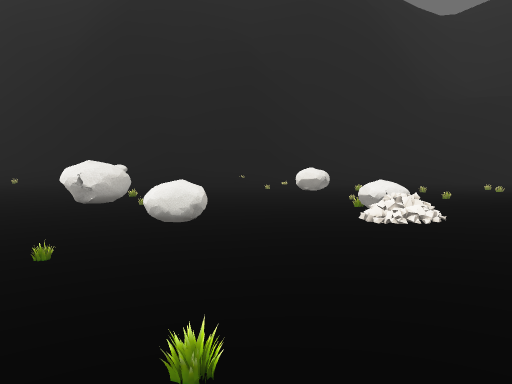
view 1 (above)

23 first-person views from a walk through a 3-D level made in the Godot game engine. The camera is 1.4 m above the floor, tilts 4° down and sees 70° across. The floor is counted in squares, 2 m on a side. Each view is taken from the middle of a square. On the plan, view 1 faces up. The plan holds only what a view shows up to about 11 squares ahead; the rest is blank. The place goes on beyond the plan. Some surface patterns are stand-ins.

view 2
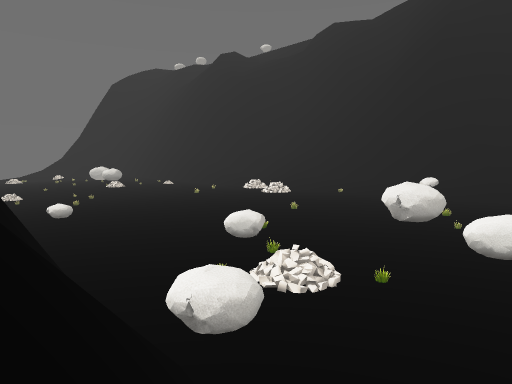

view 3
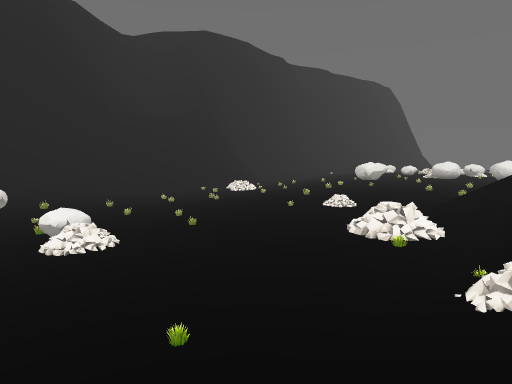

view 4
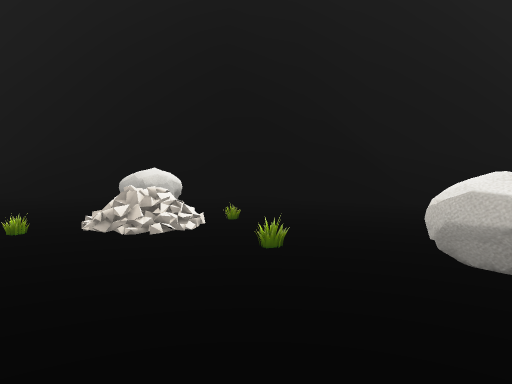

view 5
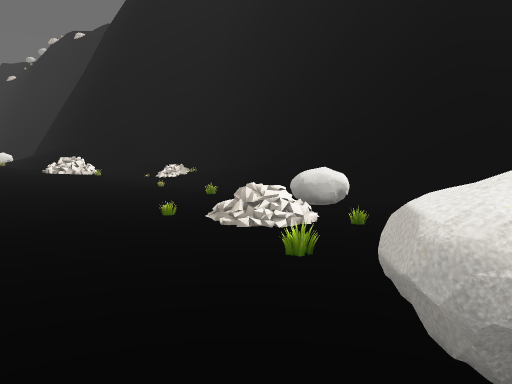

view 6
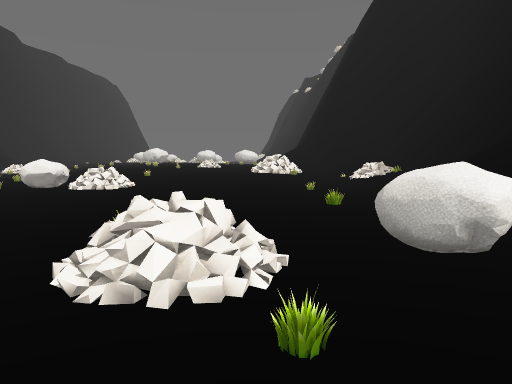

view 7
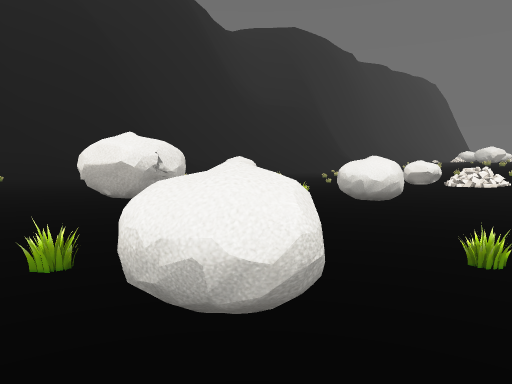

view 8
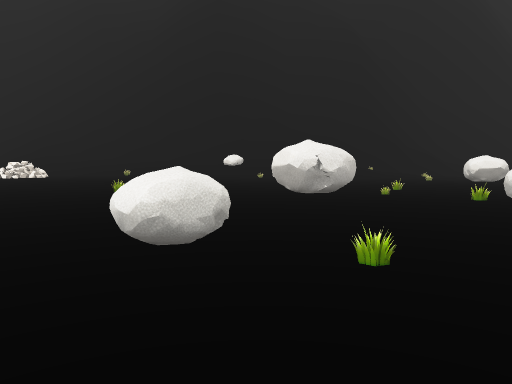

view 9
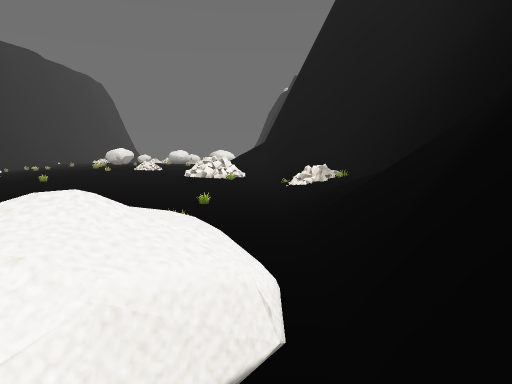

view 10
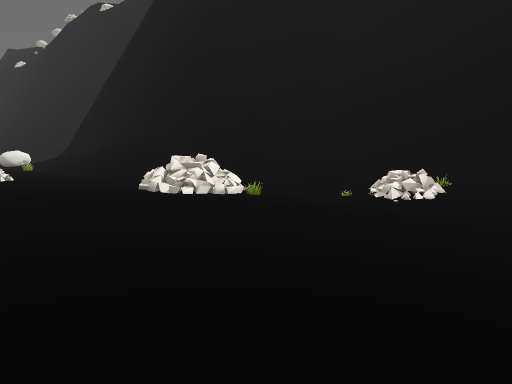

view 11
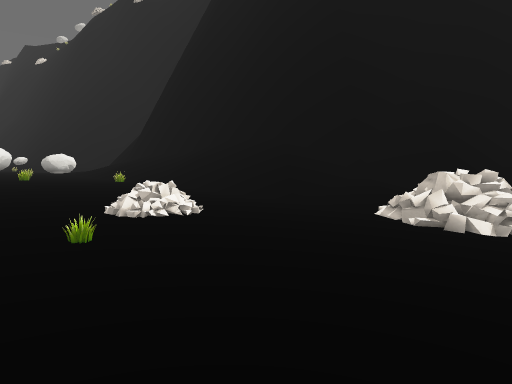

view 12
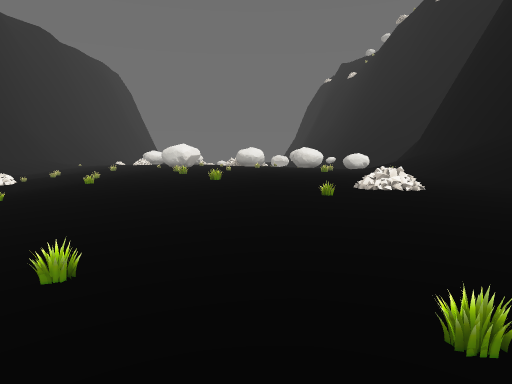

view 13
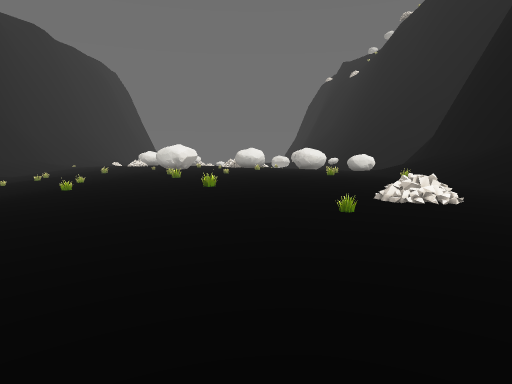

view 14
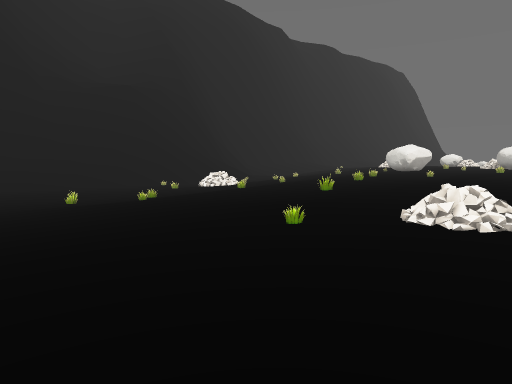

view 15
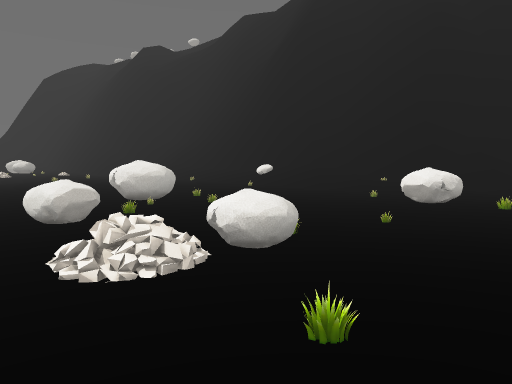

view 16
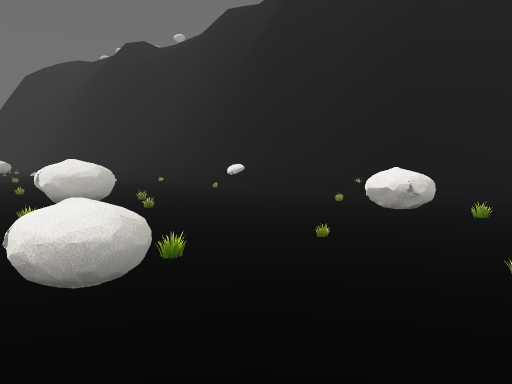

view 17
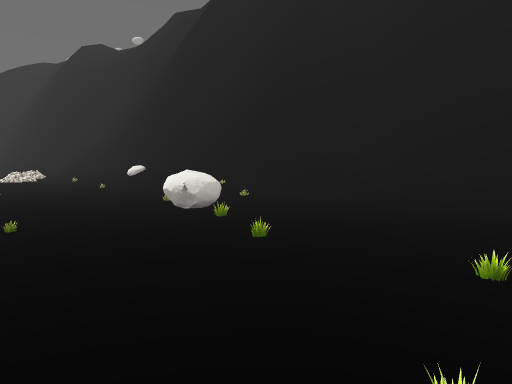

view 18
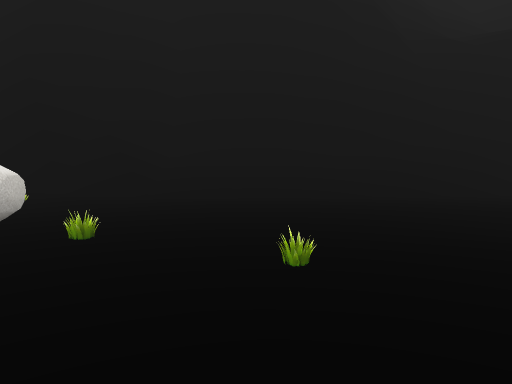

view 19
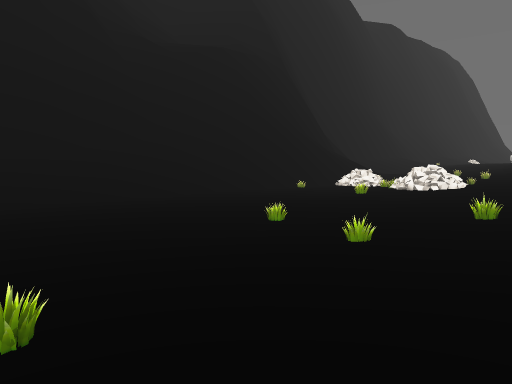

view 20
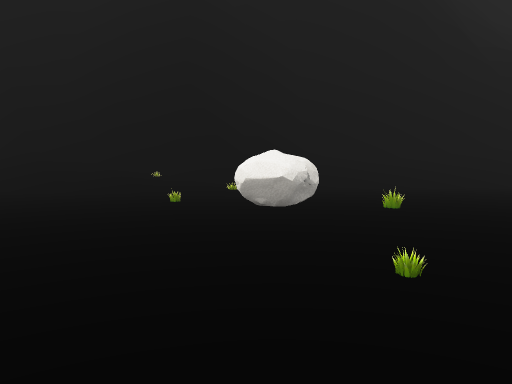

view 21
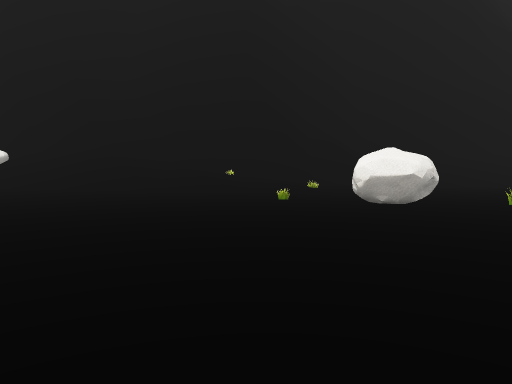

view 22
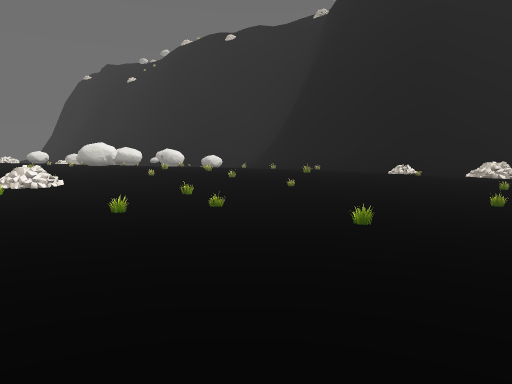

view 23
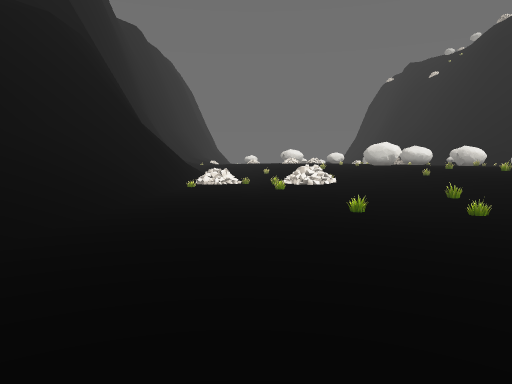

### Floor plan
Key: @ floor where view 1 was taken; # wall or solid block; x gap in a wall; . main floor; : floor 0.25 m higher than the main floor; - floor 0.25 m lower than the main floor; + floor 0.5 m higher than the main floor; _ floor 0.5 m lower than the main floor; * floor 0.75 m higher than the main floor; % floor 1 m higher than the main floor; / step, stairs or slope; = window, fence, low wall or low ledge; ^ raised ledge.
Columns run from 13 left of view 1 to 15 right of it. Each row starts with its distance up from view 1.
 22               #############
 21               #//////////####
 20       #########/////////////#
 19       /////////////..../////=
 18        /////////.............
 17        //////................
 16        /....... #..........==
 15        ........##=.........:=
 14        ............=..=...::+
 13 ....  ..................=:://
 12 ....  ................//////=
 11  ...  .-##------.....:://=///
 10  ...= --##-----.....::++**%%%
  9   --- -----=---.=..::++**%%%=
  8    --------^--.=^.:++//*%=%%%
  7    --------^^-.#=./++//%%%%%%
  6     --^=------./=./++*/%%%%%%
  5    ___^_=-----...:/++*//%%%%%
  4   _______//---...:/++**%%%%%%
  3   ______//x---...:/+=/**%%%%=
  2   ______--^--=....//=////////
  1     __----^--......//////////
  0    ///######/@///////########
 -1  //////######////////##
 -2  ########   ##########

Where each view was taken, in squares from view 1:
view 1: 0 up, 0 right, facing up
view 2: 1 down, 0 right, facing up-left
view 3: 1 down, 0 right, facing up-right
view 4: 8 up, 5 left, facing down
view 5: 7 up, 7 left, facing down-right
view 6: 3 up, 6 left, facing right
view 7: 4 up, 8 left, facing up-right
view 8: 2 up, 6 left, facing up
view 9: 1 up, 4 left, facing right
view 10: 6 up, 2 right, facing down-right
view 11: 7 up, 6 right, facing down-right
view 12: 7 up, 4 right, facing right
view 13: 7 up, 5 right, facing right
view 14: 4 up, 6 right, facing up-right
view 15: 5 up, 6 right, facing up-left
view 16: 7 up, 6 right, facing up-left
view 17: 10 up, 10 right, facing up-left
view 18: 11 up, 6 right, facing up
view 19: 12 up, 6 right, facing up-right
view 20: 9 up, 2 right, facing up
view 21: 9 up, 0 right, facing up
view 22: 18 up, 4 right, facing down-right
view 23: 17 up, 4 right, facing right
